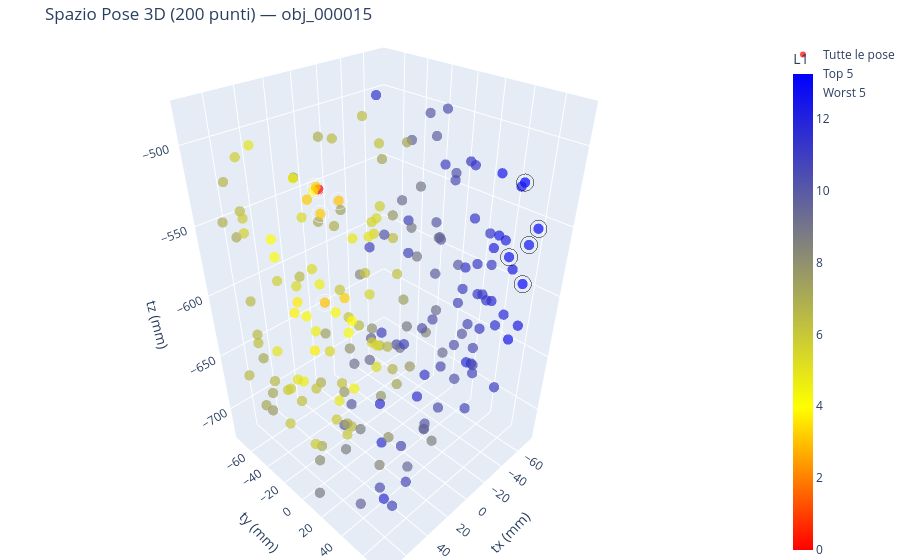

Notebook cell for this chart:
### Code cell
import plotly.graph_objects as go
import pandas as pd
import numpy as np
import torch
from PIL import Image
import matplotlib.pyplot as plt

def visualizza_embedding_3d_plotly(obj_name, dataset="ycbv_translation", token="pool", grid=2, K=10, W=5):
    df = pd.read_csv(RENDERS / dataset / "gt_poses.csv")
    df = df[df["object"] == obj_name].reset_index(drop=True)
    T = df[["tx", "ty", "tz"]].values 

    img_paths = [RENDERS / img_path for img_path in df["image"]]

    # embedding di riferimento + L1 di ogni posa
    e_ref = extract_features2(Image.open(img_paths[0]).convert("RGB"),
                              token=token, grid=grid)
    L1 = []
    for i in range(len(df)):
        e = extract_features2(Image.open(img_paths[i]).convert("RGB"),
                              token=token, grid=grid)
        L1.append(torch.abs(e_ref - e).sum().item())
    L1 = np.array(L1)

    indici_ordinati = np.argsort(L1)
    indici_top_k = indici_ordinati[:K]
    indici_worst_w = indici_ordinati[-W:][::-1] 
    
    t_ref = T[0]

    custom_colors = [
        [0.0, "red"], 
        [0.3, "yellow"], 
        [1.0, "blue"]
    ]
    
    fig = go.Figure()

    fig.add_trace(go.Scatter3d(
        x=T[:, 0], y=T[:, 1], z=T[:, 2],
        mode='markers',
        marker=dict(
            size=6, color=L1, colorscale=custom_colors,
            colorbar=dict(title="L1", thickness=20),
            opacity=0.7
        ),
        text=[f"Posa: {i}<br>L1: {val:.2f}" for i, val in enumerate(L1)],
        hoverinfo='text+x+y+z',
        name="Tutte le pose"
    ))

    fig.add_trace(go.Scatter3d(
        x=T[indici_top_k, 0], y=T[indici_top_k, 1], z=T[indici_top_k, 2],
        mode='markers',
        marker=dict(
            size=10, color='rgba(0,0,0,0)', line=dict(color='white', width=3) 
        ),
        text=[f"Top {i}<br>Posa: {idx}" for i, idx in enumerate(indici_top_k)],
        hoverinfo='text',
        name=f"Top {K}"
    ))

    fig.add_trace(go.Scatter3d(
        x=T[indici_worst_w, 0], y=T[indici_worst_w, 1], z=T[indici_worst_w, 2],
        mode='markers',
        marker=dict(
            size=10, color='rgba(0,0,0,0)', line=dict(color='black', width=3) 
        ),
        text=[f"Worst {i}<br>Posa: {idx}" for i, idx in enumerate(indici_worst_w)],
        hoverinfo='text',
        name=f"Worst {W}"
    ))

    fig.update_layout(
        title=f"Spazio Pose 3D ({len(df)} punti) — {obj_name}",
        scene=dict(
            xaxis=dict(title='tx (mm)'), yaxis=dict(title='ty (mm)'), zaxis=dict(title='tz (mm)'),
            aspectmode='data'
        ),
        margin=dict(l=0, r=0, b=0, t=40)
    )
    
    fig.show()

    def disegna_griglia(indici, titolo_griglia, is_worst=False):
        n_img = len(indici)
        cols = 5 
        rows = (n_img + cols - 1) // cols 
        
        fig_mat, axes = plt.subplots(rows, cols, figsize=(cols * 3.5, rows * 4))
        fig_mat.suptitle(titolo_griglia, fontsize=16, fontweight='bold', y=1.05)
        
        if n_img > 1: 
            axes = np.array(axes).flatten()
        else: 
            axes = [axes]
            
        for ax_idx, orig_idx in enumerate(indici):
            img = Image.open(img_paths[orig_idx])
            axes[ax_idx].imshow(img)
            axes[ax_idx].axis('off') 
            
            t_corrente = T[orig_idx]
            delta_t = t_corrente - t_ref
            
            if orig_idx == 0:
                titolo = f"TARGET (Posa 0)\nL1: 0.00\nt=({t_ref[0]:.0f}, {t_ref[1]:.0f}, {t_ref[2]:.0f})"
                axes[ax_idx].set_title(titolo, color="red", fontweight="bold", fontsize=10)
            else:
                label_prefisso = "Worst" if is_worst else "Top"
                colore_testo = "black" if not is_worst else "darkred"
                titolo = (f"{label_prefisso} {ax_idx} (Posa: {orig_idx}) | L1: {L1[orig_idx]:.1f}\n"
                          f"Δtx={delta_t[0]:.0f}, Δty={delta_t[1]:.0f}, Δtz={delta_t[2]:.0f}")
                axes[ax_idx].set_title(titolo, fontsize=10, color=colore_testo)
                
        for ax_idx in range(n_img, len(axes)):
            axes[ax_idx].axis('off')

        plt.tight_layout()
        plt.show()

    disegna_griglia(indici_top_k, f"Top {K} pose simili al target")
    disegna_griglia(indici_worst_w, f"Worst {W} pose distanti dal target", is_worst=True)

visualizza_embedding_3d_plotly("obj_000015", grid=2, K=5, W=5)

### Figure 1 — Plotly figure (JSON) as saved in the notebook; plotly's stock layout.template omitted (floating-point values rounded to 4 significant figures; data arrays with more than 128 entries replaced by an {"elided": "..."} marker saying what was removed)
{"data": [{"hoverinfo": "text+x+y+z", "marker": {"color": {"elided": "200 float values"}, "colorbar": {"thickness": 20, "title": {"text": "L1"}}, "colorscale": [[0, "red"], [0.3, "yellow"], [1, "blue"]], "opacity": 0.7, "size": 6}, "mode": "markers", "name": "Tutte le pose", "text": {"elided": "200 str values"}, "type": "scatter3d", "x": {"elided": "200 float values"}, "y": {"elided": "200 float values"}, "z": {"elided": "200 float values"}}, {"hoverinfo": "text", "marker": {"color": "rgba(0,0,0,0)", "line": {"color": "white", "width": 3}, "size": 10}, "mode": "markers", "name": "Top 5", "text": ["Top 0<br>Posa: 0", "Top 1<br>Posa: 183", "Top 2<br>Posa: 21", "Top 3<br>Posa: 114", "Top 4<br>Posa: 162"], "type": "scatter3d", "x": [20.5, 11.97, 14.12, 26.01, 29.36], "y": [-34.46, -46.24, -24.26, -27.24, -25.75], "z": [-530.6, -622.1, -536.4, -541.7, -522.8]}, {"hoverinfo": "text", "marker": {"color": "rgba(0,0,0,0)", "line": {"color": "black", "width": 3}, "size": 10}, "mode": "markers", "name": "Worst 5", "text": ["Worst 0<br>Posa: 73", "Worst 1<br>Posa: 46", "Worst 2<br>Posa: 48", "Worst 3<br>Posa: 98", "Worst 4<br>Posa: 120"], "type": "scatter3d", "x": [-68.4, -72.65, -52.58, -73.89, -47.46], "y": [48.31, 54.43, 70.75, 40.81, 69.31], "z": [-528.1, -599.1, -544.1, -585.0, -553.2]}], "layout": {"margin": {"b": 0, "l": 0, "r": 0, "t": 40}, "scene": {"aspectmode": "data", "xaxis": {"title": {"text": "tx (mm)"}}, "yaxis": {"title": {"text": "ty (mm)"}}, "zaxis": {"title": {"text": "tz (mm)"}}}, "title": {"text": "Spazio Pose 3D (200 punti) — obj_000015"}}}
